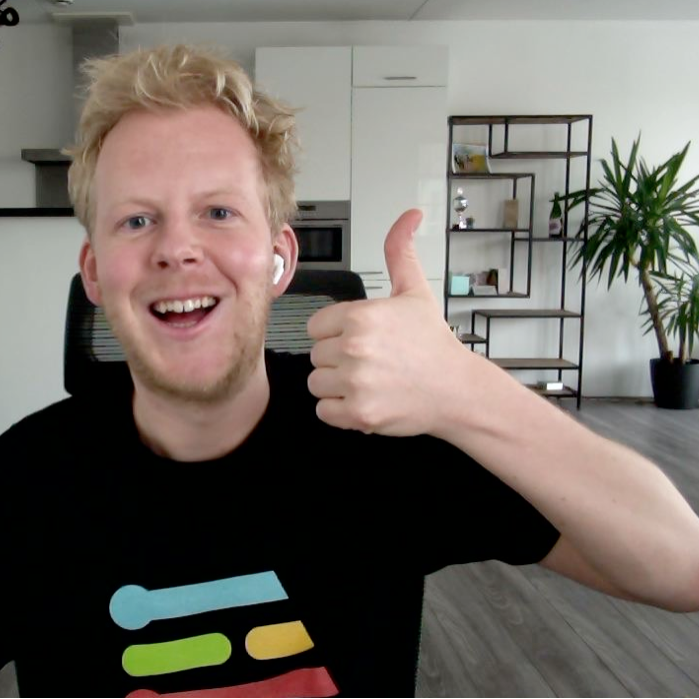
#> input picture Scripts/TensorFlowResources/captura.png, 699 x 699 px
$ python scriptPreparationTest.py
#> lines starting #> are read from the running program, lines starting #| are printed output that depends on the picture
from PIL import Image
import re
import sys
import os

# Configuración general
input_image = "captura.png"
output_raw = "imagen_320x240_gray.raw"
output_c_array = "imagen_320x240_gray_array.txt"
width = 320
height = 240

# Forzar UTF-8 en Windows (para evitar errores de consola)
if os.name == 'nt':
    sys.stdout.reconfigure(encoding='utf-8')

# Paso 1: Leer imagen y generar RAW + array C en escala de grises
print("➡ Leyendo imagen...")
img = Image.open(input_image)
#> img is the input picture: PIL image 699x699 RGBA; mean R, G, B, A 112.7, 105.6, 98.6, 255
img_resized = img.resize((width, height), Image.LANCZOS)
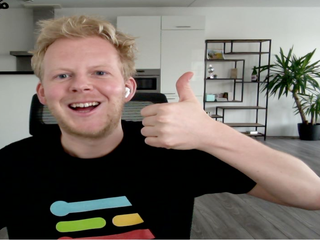
#> img_resized: PIL image 320x240 RGBA; mean R, G, B, A 112.7, 105.6, 98.6, 255
img_gray = img_resized.convert("L")  # Convertir a escala de grises
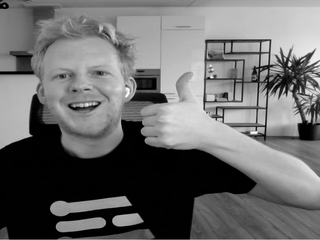
#> img_gray: PIL image 320x240 L; min 0, max 255, mean 107
img_bytes = img_gray.tobytes()

print(f"➡ Guardando como RAW ({output_raw})...")
with open(output_raw, "wb") as f_raw:
    f_raw.write(img_bytes)

print(f"➡ Exportando como array C ({output_c_array})...")
with open(output_c_array, "w") as f_array:
    f_array.write(f"const unsigned char imagen_{width}x{height}_gray[] = {{\n")

    for i in range(0, len(img_bytes)):
        if i % 16 == 0:
            f_array.write("    ")
        f_array.write(f"0x{img_bytes[i]:02X}")
        if i < len(img_bytes) - 1:
            f_array.write(", ")
        if (i + 1) % 16 == 0:
            f_array.write("\n")

    f_array.write("\n};\n")

print("✅ Conversión a escala de grises completada correctamente.")

# Paso 2: Verificar leyendo el array C y reconstruyendo la imagen
print("➡ Verificando imagen desde el array C exportado...")

with open(output_c_array, "r") as f_array:
    c_code = f_array.read()

match = re.search(r'\{(.+?)\}', c_code, re.DOTALL)
if match:
    data_block = match.group(1)
    hex_values = re.findall(r'0x([0-9A-Fa-f]{2})', data_block)
    reconstructed_bytes = bytes(int(h, 16) for h in hex_values)

    expected_size = width * height  # Solo un byte por píxel en grises
    actual_size = len(reconstructed_bytes)
    if actual_size != expected_size:
        print(f"❌ Error: tamaño esperado {expected_size}, pero se obtuvieron {actual_size} bytes.")
    else:
        img_verificada = Image.frombytes('L', (width, height), reconstructed_bytes)
        img_verificada.show(title="Verificación desde array C (Grises)")
        print("✅ Imagen en escala de grises verificada correctamente desde array C.")
else:
    print("❌ Error: no se pudo encontrar el bloque de datos entre llaves.")

print("🚀 Proceso finalizado.")
